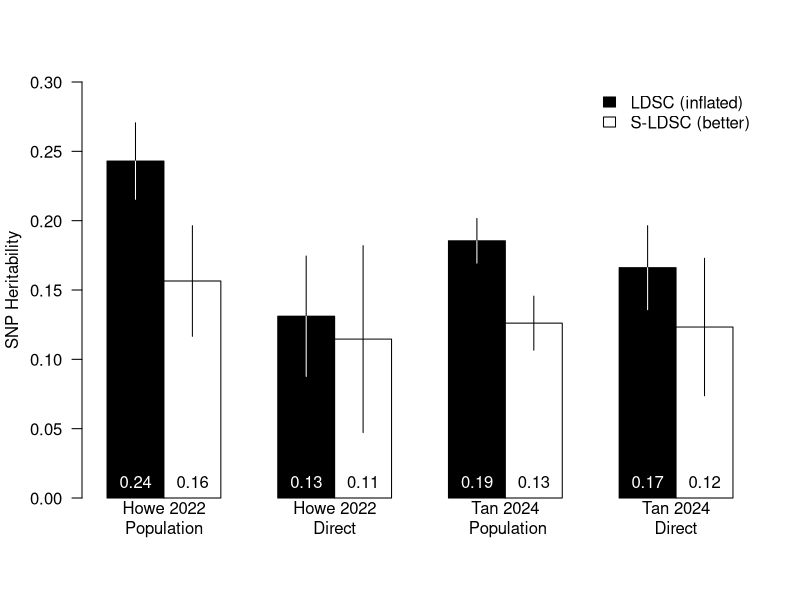

This chart was generated by the following R code:
mat = matrix( c(0.243,0.1565,0.1311,0.1146,0.1855,0.1261,0.1661,0.1233) , nrow=2 )
mat_se = matrix( c(0.0276,0.0399,0.0434,0.0674,0.0161,0.0195,0.0303,0.0496),nrow=2)
xvals = barplot(mat,ylim=c(0,0.30),beside=T,las=1,col=c("black","white"),ylab="SNP Heritability",names=c("Howe 2022\nPopulation","Howe 2022\nDirect","Tan 2024\n Population","Tan 2024\nDirect"))
text(xvals[1,],0,format(mat[1,],digits=2),col="white",pos=3)
text(xvals[2,],0,format(mat[2,],digits=2),col="black",pos=3)
arrows(xvals[1,],mat[1,] - mat_se[1,],xvals[1,],mat[1,]+mat_se[1,],len=0,col="black")
arrows(xvals[1,],mat[1,] - mat_se[1,],xvals[1,],mat[1,],len=0,col="white")
arrows(xvals[2,],mat[2,] - mat_se[2,],xvals[2,],mat[2,]+mat_se[2,],len=0,col="black")
legend("topright",legend=c("LDSC (inflated)","S-LDSC (better)"),bty="n",fill=c("black","white"))
